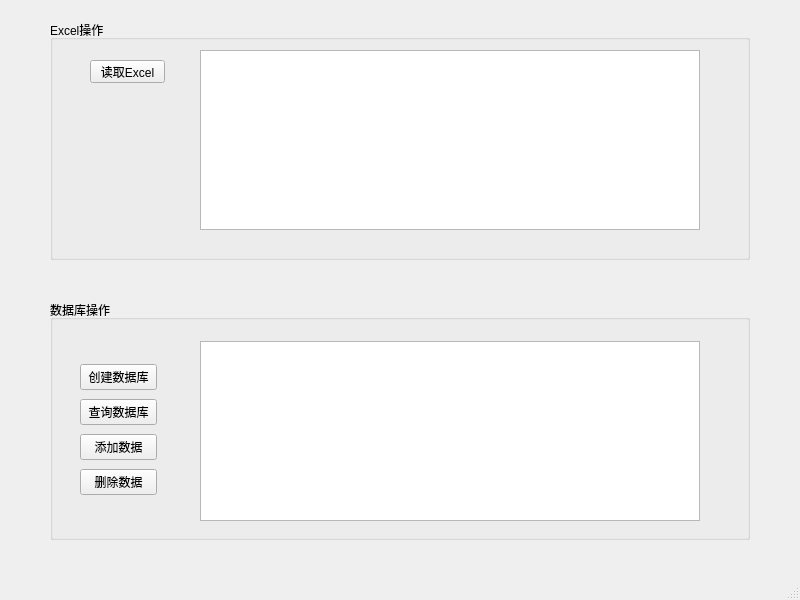
<?xml version="1.0" encoding="UTF-8"?>
<ui version="4.0">
 <class>MainWindow</class>
 <widget class="QMainWindow" name="MainWindow">
  <property name="geometry">
   <rect>
    <x>0</x>
    <y>0</y>
    <width>800</width>
    <height>600</height>
   </rect>
  </property>
  <property name="windowTitle">
   <string>MainWindow</string>
  </property>
  <widget class="QWidget" name="centralwidget">
   <widget class="QGroupBox" name="groupBox">
    <property name="geometry">
     <rect>
      <x>50</x>
      <y>20</y>
      <width>700</width>
      <height>240</height>
     </rect>
    </property>
    <property name="title">
     <string>Excel操作</string>
    </property>
    <widget class="QPushButton" name="btnReadExcel">
     <property name="geometry">
      <rect>
       <x>40</x>
       <y>40</y>
       <width>75</width>
       <height>23</height>
      </rect>
     </property>
     <property name="text">
      <string>读取Excel</string>
     </property>
    </widget>
    <widget class="QTableView" name="tableView_2">
     <property name="geometry">
      <rect>
       <x>150</x>
       <y>30</y>
       <width>500</width>
       <height>180</height>
      </rect>
     </property>
    </widget>
   </widget>
   <widget class="QGroupBox" name="groupBox_2">
    <property name="geometry">
     <rect>
      <x>50</x>
      <y>300</y>
      <width>700</width>
      <height>240</height>
     </rect>
    </property>
    <property name="title">
     <string>数据库操作</string>
    </property>
    <widget class="QTableView" name="tableView">
     <property name="geometry">
      <rect>
       <x>150</x>
       <y>41</y>
       <width>500</width>
       <height>180</height>
      </rect>
     </property>
    </widget>
    <widget class="QWidget" name="layoutWidget">
     <property name="geometry">
      <rect>
       <x>30</x>
       <y>61</y>
       <width>77</width>
       <height>141</height>
      </rect>
     </property>
     <layout class="QVBoxLayout" name="verticalLayout">
      <item>
       <widget class="QPushButton" name="btnCreateDB">
        <property name="text">
         <string>创建数据库</string>
        </property>
       </widget>
      </item>
      <item>
       <widget class="QPushButton" name="btnQueryData">
        <property name="text">
         <string>查询数据库</string>
        </property>
       </widget>
      </item>
      <item>
       <widget class="QPushButton" name="btnAddData">
        <property name="text">
         <string>添加数据</string>
        </property>
       </widget>
      </item>
      <item>
       <widget class="QPushButton" name="btnDelData">
        <property name="text">
         <string>删除数据</string>
        </property>
       </widget>
      </item>
     </layout>
    </widget>
   </widget>
  </widget>
  <widget class="QMenuBar" name="menubar">
   <property name="geometry">
    <rect>
     <x>0</x>
     <y>0</y>
     <width>800</width>
     <height>23</height>
    </rect>
   </property>
  </widget>
  <widget class="QStatusBar" name="statusbar"/>
 </widget>
 <resources>
  <include location="resource.qrc"/>
 </resources>
 <connections/>
</ui>
